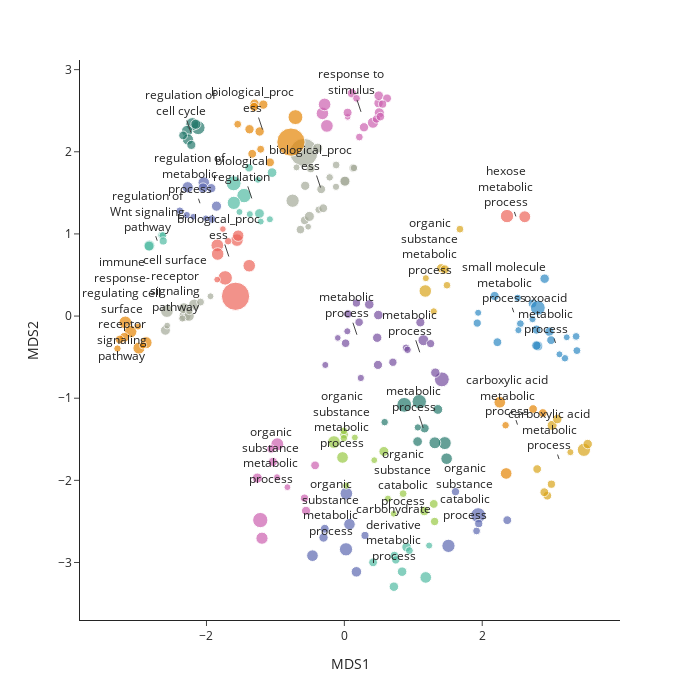

The notebook cell saved with this chart:
### Code cell
#
X_transformed, hue, labels, names, centers, pvalues = enr.prepare_data_for_enrichment_mds(go_datasets[0], godag, termcounts)
enr.plot_enrichment_mds(X_transformed, hue, names, centers, pvalues)
data = enr.create_plotly_data(X_transformed, hue, go_datasets[0], godag)
enr.plot_interactive_enrichment_mds(data, labels, centers, names)

### Figure 1 — Plotly figure (JSON) as saved in the notebook; plotly's stock layout.template omitted (floating-point values rounded to 4 significant figures)
{"data": [{"customdata": [["glucuronate catabolic process", "0", 3.995], ["glucuronate catabolic process to xylulose 5-phosphate", "0", 3.995], ["tyrosine catabolic process", "0", 2.276], ["dicarboxylic acid catabolic process", "0", 2.245], ["N-acetylneuraminate metabolic process", "0", 1.663]], "hovertemplate": "Term=%{customdata[0]}<extra></extra>", "legendgroup": "0", "marker": {"color": "rgb(229, 134, 6)", "size": [3.995, 3.995, 2.276, 2.245, 1.663], "sizemode": "area", "sizeref": 0.05875, "symbol": "circle"}, "mode": "markers", "name": "0", "orientation": "v", "showlegend": true, "type": "scatter", "x": [2.255, 2.347, 2.878, 2.738, 2.339], "xaxis": "x", "y": [-1.05, -1.916, -1.18, -1.132, -1.329], "yaxis": "y"}, {"customdata": [["fructose catabolic process", "2", 3.995], ["amino sugar catabolic process", "2", 3.273], ["nucleotide-sugar biosynthetic process", "2", 4.703], ["UDP-N-acetylglucosamine biosynthetic process", "2", 2.564], ["glycolipid metabolic process", "2", 5.173], ["glycoside catabolic process", "2", 1.917], ["UDP-N-acetylglucosamine metabolic process", "2", 2.316], ["glycosphingolipid metabolic process", "2", 3.959]], "hovertemplate": "Term=%{customdata[0]}<extra></extra>", "legendgroup": "2", "marker": {"color": "rgb(93, 105, 177)", "size": [3.995, 3.273, 4.703, 2.564, 5.173, 1.917, 2.316, 3.959], "sizemode": "area", "sizeref": 0.05875, "symbol": "circle"}, "mode": "markers", "name": "2", "orientation": "v", "showlegend": true, "type": "scatter", "x": [-0.4624, 0.175, 0.02911, -0.3022, 0.02392, 0.2996, -0.2841, 0.07422], "xaxis": "x", "y": [-2.917, -3.114, -2.161, -2.696, -2.84, -2.671, -2.59, -2.534], "yaxis": "y"}, {"customdata": [["fructose catabolic process to hydroxyacetone phosphate and glyceraldehyde-3-phosphate", "21", 3.995], ["glycosylceramide catabolic process", "21", 2.276], ["glycosyl compound catabolic process", "21", 2.276], ["glycosphingolipid catabolic process", "21", 2.681], ["ganglioside catabolic process", "21", 2.074], ["carbohydrate derivative catabolic process", "21", 2.637], ["nucleoside catabolic process", "21", 1.474], ["glycosaminoglycan catabolic process", "21", 2.681], ["aminoglycan catabolic process", "21", 1.849]], "hovertemplate": "Term=%{customdata[0]}<extra></extra>", "legendgroup": "21", "marker": {"color": "rgb(82, 188, 163)", "size": [3.995, 2.276, 2.276, 2.681, 2.074, 2.637, 1.474, 2.681, 1.849], "sizemode": "area", "sizeref": 0.05875, "symbol": "circle"}, "mode": "markers", "name": "21", "orientation": "v", "showlegend": true, "type": "scatter", "x": [1.181, 0.7259, 0.4166, 0.8379, 0.7467, 0.7185, 1.23, 0.9026, 0.9433], "xaxis": "x", "y": [-3.182, -2.917, -2.998, -3.112, -2.968, -3.295, -2.794, -2.812, -2.855], "yaxis": "y"}, {"customdata": [["xylulose 5-phosphate biosynthetic process", "13", 3.995], ["glyceraldehyde-3-phosphate metabolic process", "13", 4.76], ["glycerol-3-phosphate metabolic process", "13", 2.276], ["fructose 1,6-bisphosphate metabolic process", "13", 1.784], ["fructose 6-phosphate metabolic process", "13", 1.663], ["pentose-phosphate shunt", "13", 1.39], ["sphingolipid metabolic process", "13", 2.925], ["glycosaminoglycan metabolic process", "13", 1.559], ["glycerophospholipid metabolic process", "13", 1.369]], "hovertemplate": "Term=%{customdata[0]}<extra></extra>", "legendgroup": "13", "marker": {"color": "rgb(153, 201, 69)", "size": [3.995, 4.76, 2.276, 1.784, 1.663, 1.39, 2.925, 1.559, 1.369], "sizemode": "area", "sizeref": 0.05875, "symbol": "circle"}, "mode": "markers", "name": "13", "orientation": "v", "showlegend": true, "type": "scatter", "x": [-0.02633, -0.1505, -0.004253, -0.007749, -0.007593, 0.1525, 0.5732, 0.02774, 0.4336], "xaxis": "x", "y": [-1.721, -1.534, -1.442, -1.398, -1.487, -1.479, -1.648, -2.064, -1.754], "yaxis": "y"}, {"customdata": [["glycerol metabolic process", "11", 4.947], ["glycerol biosynthetic process", "11", 2.471], ["fructose metabolic process", "11", 3.029], ["hexose metabolic process", "11", 6.865], ["glycoside metabolic process", "11", 2.276], ["pentose metabolic process", "11", 2.074], ["amino sugar biosynthetic process", "11", 2.452], ["gluconeogenesis", "11", 4.378], ["N-acetylglucosamine metabolic process", "11", 2.047], ["glucan biosynthetic process", "11", 1.39], ["glycogen biosynthetic process", "11", 1.39]], "hovertemplate": "Term=%{customdata[0]}<extra></extra>", "legendgroup": "11", "marker": {"color": "rgb(204, 97, 176)", "size": [4.947, 2.471, 3.029, 6.865, 2.276, 2.074, 2.452, 4.378, 2.047, 1.39, 1.39], "sizemode": "area", "sizeref": 0.05875, "symbol": "circle"}, "mode": "markers", "name": "11", "orientation": "v", "showlegend": true, "type": "scatter", "x": [-0.9727, -1.036, -1.263, -1.22, -0.4243, -1.064, -0.5559, -1.195, -0.5784, -0.9769, -0.8259], "xaxis": "x", "y": [-1.561, -1.775, -1.972, -2.484, -1.818, -1.617, -2.371, -2.704, -2.217, -1.961, -2.083], "yaxis": "y"}, {"customdata": [["proteasomal ubiquitin-independent protein catabolic process", "16", 6.474], ["peptide catabolic process", "16", 4.927], ["hydrogen peroxide catabolic process", "16", 2.479], ["phosphate-containing compound metabolic process", "16", 6.11], ["anaphase-promoting complex-dependent catabolic process", "16", 4.155], ["lipoprotein catabolic process", "16", 1.56], ["organophosphate biosynthetic process", "16", 2.831], ["sulfur compound catabolic process", "16", 2.768], ["SCF-dependent proteasomal ubiquitin-dependent protein catabolic process", "16", 3.949], ["NAD biosynthetic process", "16", 1.663]], "hovertemplate": "Term=%{customdata[0]}<extra></extra>", "legendgroup": "16", "marker": {"color": "rgb(36, 121, 108)", "size": [6.474, 4.927, 2.479, 6.11, 4.155, 1.56, 2.831, 2.768, 3.949, 1.663], "sizemode": "area", "sizeref": 0.05875, "symbol": "circle"}, "mode": "markers", "name": "16", "orientation": "v", "showlegend": true, "type": "scatter", "x": [0.8692, 1.457, 1.164, 1.087, 1.313, 1.066, 1.356, 1.062, 1.483, 0.5846], "xaxis": "x", "y": [-1.081, -1.547, -1.367, -1.042, -1.543, -1.355, -1.137, -1.528, -1.736, -1.291], "yaxis": "y"}, {"customdata": [["carnitine biosynthetic process", "10", 2.471], ["amino-acid betaine biosynthetic process", "10", 2.471], ["folic acid-containing compound metabolic process", "10", 4.619], ["galactose metabolic process", "10", 1.784], ["glutathione biosynthetic process", "10", 1.56], ["carnitine metabolic process", "10", 1.474], ["cellular modified amino acid biosynthetic process", "10", 1.729]], "hovertemplate": "Term=%{customdata[0]}<extra></extra>", "legendgroup": "10", "marker": {"color": "rgb(218, 165, 27)", "size": [2.471, 2.471, 4.619, 1.784, 1.56, 1.474, 1.729], "sizemode": "area", "sizeref": 0.05875, "symbol": "circle"}, "mode": "markers", "name": "10", "orientation": "v", "showlegend": true, "type": "scatter", "x": [1.403, 1.458, 1.174, 1.677, 1.297, 1.182, 1.489], "xaxis": "x", "y": [0.5823, 0.5678, 0.3052, 1.058, 0.05674, 0.461, 0.3753], "yaxis": "y"}, {"customdata": [["oxaloacetate metabolic process", "19", 2.471], ["aspartate metabolic process", "19", 2.276], ["dicarboxylic acid metabolic process", "19", 6.488], ["L-phenylalanine metabolic process", "19", 1.784], ["folic acid metabolic process", "19", 2.637], ["dicarboxylic acid biosynthetic process", "19", 1.663], ["sulfur amino acid metabolic process", "19", 2.276], ["tricarboxylic acid metabolic process", "19", 1.474], ["glycine metabolic process", "19", 1.474], ["water-soluble vitamin metabolic process", "19", 2.005], ["pyruvate metabolic process", "19", 1.522]], "hovertemplate": "Term=%{customdata[0]}<extra></extra>", "legendgroup": "19", "marker": {"color": "rgb(47, 138, 196)", "size": [2.471, 2.276, 6.488, 1.784, 2.637, 1.663, 2.276, 1.474, 1.474, 2.005, 1.522], "sizemode": "area", "sizeref": 0.05875, "symbol": "circle"}, "mode": "markers", "name": "19", "orientation": "v", "showlegend": true, "type": "scatter", "x": [2.179, 2.73, 2.807, 2.554, 2.905, 2.514, 2.22, 1.941, 2.525, 1.928, 2.73], "xaxis": "x", "y": [0.2443, 0.1527, 0.1001, -0.0924, 0.4552, 0.2213, -0.318, 0.04022, -0.1715, -0.08524, -0.03731], "yaxis": "y"}, {"customdata": [["pyridine-containing compound metabolic process", "17", 2.471], ["removal of superoxide radicals", "17", 2.681], ["mycotoxin metabolic process", "17", 2.143], ["aflatoxin metabolic process", "17", 2.143], ["organic heteropentacyclic compound metabolic process", "17", 2.143], ["hydrogen peroxide metabolic process", "17", 2.681], ["ethanol oxidation", "17", 1.474], ["angiotensin maturation", "17", 1.474], ["neurotransmitter biosynthetic process", "17", 1.309], ["glutathione metabolic process", "17", 1.984], ["DNA-dependent DNA replication", "17", 2.591], ["retinoid metabolic process", "17", 1.564]], "hovertemplate": "Term=%{customdata[0]}<extra></extra>", "legendgroup": "17", "marker": {"color": "rgb(118, 78, 159)", "size": [2.471, 2.681, 2.143, 2.143, 2.143, 2.681, 1.474, 1.474, 1.309, 1.984, 2.591, 1.564], "sizemode": "area", "sizeref": 0.05875, "symbol": "circle"}, "mode": "markers", "name": "17", "orientation": "v", "showlegend": true, "type": "scatter", "x": [0.4875, 0.3616, 0.05171, 0.01827, 0.2143, 0.4928, 0.04314, -0.2761, -0.09505, 0.1752, 0.4766, 0.239], "xaxis": "x", "y": [-0.5944, 0.1415, 0.02511, -0.3305, -0.07472, 0.01241, -0.185, -0.5953, -0.2659, 0.1587, -0.2638, -0.7537], "yaxis": "y"}, {"customdata": [["neutrophil degranulation", "23", 23.5], ["antigen processing and presentation of exogenous peptide antigen via MHC class I, TAP-dependent", "23", 6.159], ["regulation of hematopoietic stem cell differentiation", "23", 4.761], ["NIK/NF-kappaB signaling", "23", 4.651], ["regulation of hematopoietic progenitor cell differentiation", "23", 4.624], ["regulation of establishment of planar polarity", "23", 4.651], ["regulation of stem cell differentiation", "23", 3.863], ["antigen processing and presentation of endogenous peptide antigen", "23", 1.309], ["regulation of axonogenesis", "23", 1.663], ["positive regulation of stress fiber assembly", "23", 1.304]], "hovertemplate": "Term=%{customdata[0]}<extra></extra>", "legendgroup": "23", "marker": {"color": "rgb(237, 100, 90)", "size": [23.5, 6.159, 4.761, 4.651, 4.624, 4.651, 3.863, 1.309, 1.663, 1.304], "sizemode": "area", "sizeref": 0.05875, "symbol": "circle"}, "mode": "markers", "name": "23", "orientation": "v", "showlegend": true, "type": "scatter", "x": [-1.578, -1.729, -1.843, -1.38, -1.558, -1.838, -1.54, -1.845, -1.686, -1.762], "xaxis": "x", "y": [0.2409, 0.4647, 0.8611, 0.6128, 0.9246, 0.7553, 0.979, 0.444, 0.9113, 1.059], "yaxis": "y"}, {"customdata": [["neutrophil activation involved in immune response", "1", 23.5], ["inclusion body assembly", "1", 2.276], ["pre-replicative complex assembly", "1", 5.173], ["lytic vacuole organization", "1", 3.237], ["Arp2/3 complex-mediated actin nucleation", "1", 2.143], ["membrane raft organization", "1", 2.143], ["phagosome maturation", "1", 2.945], ["lysosome organization", "1", 2.896], ["actin filament depolymerization", "1", 1.56], ["iron ion transport", "1", 2.945], ["vesicle transport along actin filament", "1", 1.793], ["transferrin transport", "1", 2.297], ["lysosome localization", "1", 2.276], ["actin nucleation", "1", 1.663], ["actin filament-based transport", "1", 1.663], ["cellular protein catabolic process", "1", 2.543], ["protein homotetramerization", "1", 1.626], ["protein-DNA complex assembly", "1", 2.276], ["cellular iron ion homeostasis", "1", 1.433], ["cell-cell junction organization", "1", 1.317]], "hovertemplate": "Term=%{customdata[0]}<extra></extra>", "legendgroup": "1", "marker": {"color": "rgb(165, 170, 153)", "size": [23.5, 2.276, 5.173, 3.237, 2.143, 2.143, 2.945, 2.896, 1.56, 2.945, 1.793, 2.297, 2.276, 1.663, 1.663, 2.543, 1.626, 2.276, 1.433, 1.317], "sizemode": "area", "sizeref": 0.05875, "symbol": "circle"}, "mode": "markers", "name": "1", "orientation": "v", "showlegend": true, "type": "scatter", "x": [-0.5873, -0.5741, -0.7505, 0.00868, 0.1283, -0.637, -0.5073, 0.00868, -0.121, -0.3867, -0.1192, -0.3358, -0.4873, 0.1391, -0.2131, -0.5677, -0.373, -0.3061, -0.6938, -0.5251], "xaxis": "x", "y": [1.992, 1.165, 1.404, 1.642, 1.803, 1.052, 1.213, 1.642, 1.574, 2.044, 1.839, 1.544, 1.797, 1.803, 1.688, 1.586, 1.294, 1.313, 1.81, 1.087], "yaxis": "y"}, {"customdata": [["neutrophil mediated immunity", "20", 23.5], ["negative regulation of establishment of protein localization to mitochondrion", "20", 2.276], ["positive regulation of establishment of protein localization to telomere", "20", 2.681], ["regulation of establishment of protein localization to telomere", "20", 2.564], ["regulation of protein localization to Cajal body", "20", 2.564], ["positive regulation of protein localization to Cajal body", "20", 2.564], ["antigen processing and presentation of exogenous peptide antigen via MHC class I", "20", 6.545], ["positive regulation of protein localization to chromosome, telomeric region", "20", 2.452], ["regulation of telomerase RNA localization to Cajal body", "20", 1.866], ["positive regulation of establishment of protein localization", "20", 1.793], ["intracellular pH reduction", "20", 2.353]], "hovertemplate": "Term=%{customdata[0]}<extra></extra>", "legendgroup": "20", "marker": {"color": "rgb(229, 134, 6)", "size": [23.5, 2.276, 2.681, 2.564, 2.564, 2.564, 6.545, 2.452, 1.866, 1.793, 2.353], "sizemode": "area", "sizeref": 0.05875, "symbol": "circle"}, "mode": "markers", "name": "20", "orientation": "v", "showlegend": true, "type": "scatter", "x": [-0.7746, -1.336, -1.302, -1.176, -1.229, -1.376, -0.7092, -1.309, -1.214, -1.547, -1.079], "xaxis": "x", "y": [2.118, 1.976, 2.584, 2.574, 2.247, 2.274, 2.422, 2.546, 2.031, 2.335, 1.871], "yaxis": "y"}, {"customdata": [["N-acetylneuraminate catabolic process", "9", 2.276], ["organonitrogen compound catabolic process", "9", 6.712], ["carbohydrate catabolic process", "9", 5.173], ["nucleotide catabolic process", "9", 2.047], ["protein catabolic process", "9", 1.802], ["proteasomal protein catabolic process", "9", 1.974]], "hovertemplate": "Term=%{customdata[0]}<extra></extra>", "legendgroup": "9", "marker": {"color": "rgb(93, 105, 177)", "size": [2.276, 6.712, 5.173, 2.047, 1.802, 1.974], "sizemode": "area", "sizeref": 0.05875, "symbol": "circle"}, "mode": "markers", "name": "9", "orientation": "v", "showlegend": true, "type": "scatter", "x": [2.363, 1.942, 1.51, 1.612, 1.918, 1.949], "xaxis": "x", "y": [-2.485, -2.425, -2.797, -2.138, -2.616, -2.526], "yaxis": "y"}, {"customdata": [["regulation of cellular amino acid metabolic process", "22", 6.626], ["regulation of cellular amine metabolic process", "22", 6.138], ["regulation of cellular ketone metabolic process", "22", 5.173], ["positive regulation of telomerase RNA localization to Cajal body", "22", 2.143], ["phagosome acidification", "22", 2.754], ["regulation of plasminogen activation", "22", 1.474], ["regulation of angiotensin levels in blood", "22", 1.474], ["regulation of proteolysis involved in cellular protein catabolic process", "22", 1.433], ["regulation of cholesterol transport", "22", 1.433], ["protein stabilization", "22", 2.823], ["regulation of mitochondrial membrane potential", "22", 1.41]], "hovertemplate": "Term=%{customdata[0]}<extra></extra>", "legendgroup": "22", "marker": {"color": "rgb(82, 188, 163)", "size": [6.626, 6.138, 5.173, 2.143, 2.754, 1.474, 1.474, 1.433, 1.433, 2.823, 1.41], "sizemode": "area", "sizeref": 0.05875, "symbol": "circle"}, "mode": "markers", "name": "22", "orientation": "v", "showlegend": true, "type": "scatter", "x": [-1.606, -1.455, -1.603, -1.382, -1.048, -1.371, -1.08, -1.522, -1.253, -1.231, -1.213], "xaxis": "x", "y": [1.616, 1.467, 1.378, 1.805, 1.746, 1.241, 1.178, 1.268, 1.658, 1.248, 1.15], "yaxis": "y"}, {"customdata": [["membrane lipid catabolic process", "24", 2.681], ["oligosaccharide catabolic process", "24", 1.784], ["ceramide catabolic process", "24", 2.047], ["phospholipid catabolic process", "24", 2.276], ["keratan sulfate catabolic process", "24", 1.474], ["chondroitin sulfate catabolic process", "24", 1.39]], "hovertemplate": "Term=%{customdata[0]}<extra></extra>", "legendgroup": "24", "marker": {"color": "rgb(153, 201, 69)", "size": [2.681, 1.784, 2.047, 2.276, 1.474, 1.39], "sizemode": "area", "sizeref": 0.05875, "symbol": "circle"}, "mode": "markers", "name": "24", "orientation": "v", "showlegend": true, "type": "scatter", "x": [1.159, 0.8526, 1.309, 1.297, 0.6322, 0.7153], "xaxis": "x", "y": [-2.373, -2.162, -2.501, -2.287, -2.223, -2.406], "yaxis": "y"}, {"customdata": [["cellular response to superoxide", "7", 2.564], ["regulation of transcription from RNA polymerase II promoter in response to hypoxia", "7", 4.624], ["regulation of transcription from RNA polymerase II promoter in response to stress", "7", 4.687], ["cellular response to lectin", "7", 4.761], ["cellular response to hypoxia", "7", 3.629], ["response to chemokine", "7", 1.309], ["response to unfolded protein", "7", 2.359], ["cellular response to amino acid starvation", "7", 2.607], ["response to amino acid starvation", "7", 2.57], ["cellular response to insulin stimulus", "7", 3.062], ["cellular response to oxidative stress", "7", 2.681], ["cellular response to interleukin-12", "7", 1.779], ["cellular response to chemical stress", "7", 2.331], ["response to insulin", "7", 1.779], ["cellular response to interleukin-1", "7", 2.047], ["cellular response to tumor necrosis factor", "7", 2.155], ["cellular response to starvation", "7", 1.993]], "hovertemplate": "Term=%{customdata[0]}<extra></extra>", "legendgroup": "7", "marker": {"color": "rgb(204, 97, 176)", "size": [2.564, 4.624, 4.687, 4.761, 3.629, 1.309, 2.359, 2.607, 2.57, 3.062, 2.681, 1.779, 2.331, 1.779, 2.047, 2.155, 1.993], "sizemode": "area", "sizeref": 0.05875, "symbol": "circle"}, "mode": "markers", "name": "7", "orientation": "v", "showlegend": true, "type": "scatter", "x": [0.285, -0.3181, -0.2864, -0.2532, 0.415, 0.04828, 0.04714, 0.4961, 0.1102, 0.5068, 0.4984, 0.2179, 0.6196, 0.1768, 0.4659, 0.5225, 0.5554], "xaxis": "x", "y": [2.298, 2.467, 2.577, 2.315, 2.353, 2.425, 2.476, 2.592, 2.713, 2.474, 2.683, 2.179, 2.65, 2.65, 2.399, 2.428, 2.58], "yaxis": "y"}, {"customdata": [["negative regulation of cell cycle G2/M phase transition", "14", 5.615], ["negative regulation of G2/M transition of mitotic cell cycle", "14", 5.038], ["negative regulation of mitotic cell cycle phase transition", "14", 3.82], ["regulation of cell cycle phase transition", "14", 3.696], ["regulation of G2/M transition of mitotic cell cycle", "14", 3.046], ["regulation of mitotic cell cycle", "14", 2.452], ["regulation of mitotic cell cycle phase transition", "14", 2.276]], "hovertemplate": "Term=%{customdata[0]}<extra></extra>", "legendgroup": "14", "marker": {"color": "rgb(36, 121, 108)", "size": [5.615, 5.038, 3.82, 3.696, 3.046, 2.452, 2.276], "sizemode": "area", "sizeref": 0.05875, "symbol": "circle"}, "mode": "markers", "name": "14", "orientation": "v", "showlegend": true, "type": "scatter", "x": [-2.12, -2.205, -2.281, -2.269, -2.154, -2.219, -2.339], "xaxis": "x", "y": [2.293, 2.337, 2.253, 2.15, 2.335, 2.084, 2.199], "yaxis": "y"}, {"customdata": [["aromatic amino acid family catabolic process", "12", 2.928], ["aspartate family amino acid catabolic process", "12", 2.637], ["cellular amino acid catabolic process", "12", 5.173], ["alpha-amino acid catabolic process", "12", 2.635], ["canonical glycolysis", "12", 2.276], ["glucose catabolic process to pyruvate", "12", 2.276], ["glycolytic process through glucose-6-phosphate", "12", 2.222], ["carboxylic acid catabolic process", "12", 1.474], ["glycolytic process", "12", 1.971]], "hovertemplate": "Term=%{customdata[0]}<extra></extra>", "legendgroup": "12", "marker": {"color": "rgb(218, 165, 27)", "size": [2.928, 2.637, 5.173, 2.635, 2.276, 2.276, 2.222, 1.474, 1.971], "sizemode": "area", "sizeref": 0.05875, "symbol": "circle"}, "mode": "markers", "name": "12", "orientation": "v", "showlegend": true, "type": "scatter", "x": [3.014, 3.089, 3.475, 3.53, 2.944, 2.901, 2.797, 3.279, 3.004], "xaxis": "x", "y": [-1.33, -1.254, -1.628, -1.558, -2.187, -2.144, -1.863, -1.657, -2.047], "yaxis": "y"}, {"customdata": [["tyrosine metabolic process", "8", 2.452], ["alpha-amino acid biosynthetic process", "8", 1.784], ["aspartate family amino acid metabolic process", "8", 2.637], ["tRNA aminoacylation", "8", 2.896], ["tRNA aminoacylation for protein translation", "8", 2.629], ["carboxylic acid biosynthetic process", "8", 1.39], ["glutamine family amino acid metabolic process", "8", 2.276], ["oxoacid metabolic process", "8", 1.659], ["alpha-amino acid metabolic process", "8", 1.849], ["monocarboxylic acid metabolic process", "8", 1.431]], "hovertemplate": "Term=%{customdata[0]}<extra></extra>", "legendgroup": "8", "marker": {"color": "rgb(47, 138, 196)", "size": [2.452, 1.784, 2.637, 2.896, 2.629, 1.39, 2.276, 1.659, 1.849, 1.431], "sizemode": "area", "sizeref": 0.05875, "symbol": "circle"}, "mode": "markers", "name": "8", "orientation": "v", "showlegend": true, "type": "scatter", "x": [2.787, 3.362, 2.974, 2.808, 2.787, 3.226, 2.999, 3.2, 3.373, 3.121], "xaxis": "x", "y": [-0.165, -0.2478, -0.1898, -0.3647, -0.3587, -0.2581, -0.2931, -0.5138, -0.4204, -0.4656], "yaxis": "y"}, {"customdata": [["nonribosomal peptide biosynthetic process", "4", 2.452], ["proteolysis", "4", 6.527], ["peptide metabolic process", "4", 3.533], ["proteolysis involved in cellular protein catabolic process", "4", 2.607], ["sulfur compound biosynthetic process", "4", 2.047], ["cellular amide metabolic process", "4", 2.0], ["protein deubiquitination", "4", 1.779], ["protein modification by small protein removal", "4", 1.659]], "hovertemplate": "Term=%{customdata[0]}<extra></extra>", "legendgroup": "4", "marker": {"color": "rgb(118, 78, 159)", "size": [2.452, 6.527, 3.533, 2.607, 2.047, 2.0, 1.779, 1.659], "sizemode": "area", "sizeref": 0.05875, "symbol": "circle"}, "mode": "markers", "name": "4", "orientation": "v", "showlegend": true, "type": "scatter", "x": [1.103, 1.414, 1.147, 1.32, 0.7041, 1.251, 0.8955, 0.9168], "xaxis": "x", "y": [-0.07703, -0.7707, -0.2941, -0.6891, -0.5621, -0.3353, -0.3872, -0.4108], "yaxis": "y"}, {"customdata": [["glucose metabolic process", "18", 5.21], ["hexose biosynthetic process", "18", 4.155]], "hovertemplate": "Term=%{customdata[0]}<extra></extra>", "legendgroup": "18", "marker": {"color": "rgb(237, 100, 90)", "size": [5.21, 4.155], "sizemode": "area", "sizeref": 0.05875, "symbol": "circle"}, "mode": "markers", "name": "18", "orientation": "v", "showlegend": true, "type": "scatter", "x": [2.36, 2.617], "xaxis": "x", "y": [1.217, 1.209], "yaxis": "y"}, {"customdata": [["Wnt signaling pathway, planar cell polarity pathway", "15", 4.761], ["ephrin receptor signaling pathway", "15", 4.249], ["interleukin-1-mediated signaling pathway", "15", 3.729], ["semaphorin-plexin signaling pathway involved in neuron projection guidance", "15", 1.39], ["tumor necrosis factor-mediated signaling pathway", "15", 3.533], ["non-canonical Wnt signaling pathway", "15", 3.237], ["interleukin-12-mediated signaling pathway", "15", 1.849], ["vascular endothelial growth factor receptor signaling pathway", "15", 1.718], ["transmembrane receptor protein tyrosine kinase signaling pathway", "15", 2.926], ["insulin receptor signaling pathway", "15", 1.544], ["cytokine-mediated signaling pathway", "15", 1.348]], "hovertemplate": "Term=%{customdata[0]}<extra></extra>", "legendgroup": "15", "marker": {"color": "rgb(165, 170, 153)", "size": [4.761, 4.249, 3.729, 1.39, 3.533, 3.237, 1.849, 1.718, 2.926, 1.544, 1.348], "sizemode": "area", "sizeref": 0.05875, "symbol": "circle"}, "mode": "markers", "name": "15", "orientation": "v", "showlegend": true, "type": "scatter", "x": [-2.574, -2.31, -2.177, -1.942, -2.327, -2.253, -2.086, -2.248, -2.596, -2.351, -2.57], "xaxis": "x", "y": [0.06097, 0.006414, 0.1388, 0.241, 0.09565, 6.712e-06, 0.1705, 0.06329, -0.1732, -0.02901, -0.1159], "yaxis": "y"}, {"customdata": [["stimulatory C-type lectin receptor signaling pathway", "6", 4.761], ["innate immune response activating cell surface receptor signaling pathway", "6", 4.651], ["Fc-epsilon receptor signaling pathway", "6", 4.32], ["Fc receptor signaling pathway", "6", 4.284], ["T cell receptor signaling pathway", "6", 2.831], ["antigen receptor-mediated signaling pathway", "6", 2.297], ["Fc-gamma receptor signaling pathway involved in phagocytosis", "6", 1.599], ["Fc-gamma receptor signaling pathway", "6", 1.566], ["Fc receptor mediated stimulatory signaling pathway", "6", 1.514]], "hovertemplate": "Term=%{customdata[0]}<extra></extra>", "legendgroup": "6", "marker": {"color": "rgb(229, 134, 6)", "size": [4.761, 4.651, 4.32, 4.284, 2.831, 2.297, 1.599, 1.566, 1.514], "sizemode": "area", "sizeref": 0.05875, "symbol": "circle"}, "mode": "markers", "name": "6", "orientation": "v", "showlegend": true, "type": "scatter", "x": [-3.177, -3.1, -2.877, -2.98, -3.192, -3.258, -3.291, -2.92, -2.994], "xaxis": "x", "y": [-0.07692, -0.1888, -0.324, -0.39, -0.2595, -0.2861, -0.3959, -0.3563, -0.1273], "yaxis": "y"}, {"customdata": [["regulation of mRNA catabolic process", "5", 3.939], ["positive regulation of nitric oxide metabolic process", "5", 2.025], ["regulation of mRNA stability", "5", 3.725], ["regulation of primary metabolic process", "5", 3.046], ["positive regulation of telomere maintenance via telomerase", "5", 1.754], ["positive regulation of telomere maintenance via telomere lengthening", "5", 1.61], ["regulation of macroautophagy", "5", 2.546], ["positive regulation of nitric oxide biosynthetic process", "5", 1.331], ["regulation of autophagy", "5", 3.054], ["positive regulation of DNA biosynthetic process", "5", 1.346]], "hovertemplate": "Term=%{customdata[0]}<extra></extra>", "legendgroup": "5", "marker": {"color": "rgb(93, 105, 177)", "size": [3.939, 2.025, 3.725, 3.046, 1.754, 1.61, 2.546, 1.331, 3.054, 1.346], "sizemode": "area", "sizeref": 0.05875, "symbol": "circle"}, "mode": "markers", "name": "5", "orientation": "v", "showlegend": true, "type": "scatter", "x": [-2.039, -1.924, -2.272, -1.855, -2.386, -2.286, -1.93, -2.009, -2.049, -2.192], "xaxis": "x", "y": [1.625, 1.181, 1.568, 1.338, 1.282, 1.229, 1.557, 1.19, 1.559, 1.208], "yaxis": "y"}, {"customdata": [["positive regulation of canonical Wnt signaling pathway", "3", 3.66], ["positive regulation of Wnt signaling pathway", "3", 2.945], ["negative regulation of canonical Wnt signaling pathway", "3", 1.849], ["negative regulation of Wnt signaling pathway", "3", 1.798], ["regulation of canonical Wnt signaling pathway", "3", 1.975]], "hovertemplate": "Term=%{customdata[0]}<extra></extra>", "legendgroup": "3", "marker": {"color": "rgb(82, 188, 163)", "size": [3.66, 2.945, 1.849, 1.798, 1.975], "sizemode": "area", "sizeref": 0.05875, "symbol": "circle"}, "mode": "markers", "name": "3", "orientation": "v", "showlegend": true, "type": "scatter", "x": [-2.829, -2.833, -2.651, -2.632, -2.628], "xaxis": "x", "y": [0.858, 0.8522, 0.9838, 0.9802, 0.914], "yaxis": "y"}], "layout": {"annotations": [{"arrowhead": 0, "showarrow": true, "text": "carboxylic acid<br>metabolic<br>process", "x": 2.511, "y": -1.321}, {"arrowhead": 0, "showarrow": true, "text": "biological_proc<br>ess", "x": -0.345, "y": 1.565}, {"arrowhead": 0, "showarrow": true, "text": "organic<br>substance<br>metabolic<br>process", "x": -0.05586, "y": -2.69}, {"arrowhead": 0, "showarrow": true, "text": "regulation of<br>Wnt signaling<br>pathway", "x": -2.714, "y": 0.9176}, {"arrowhead": 0, "showarrow": true, "text": "metabolic<br>process", "x": 1.094, "y": -0.4408}, {"arrowhead": 0, "showarrow": true, "text": "regulation of<br>metabolic<br>process", "x": -2.094, "y": 1.374}, {"arrowhead": 0, "showarrow": true, "text": "immune<br>response-<br>regulating cell<br>surface<br>receptor<br>signaling<br>pathway", "x": -3.088, "y": -0.2672}, {"arrowhead": 0, "showarrow": true, "text": "response to<br>stimulus", "x": 0.2416, "y": 2.486}, {"arrowhead": 0, "showarrow": true, "text": "oxoacid<br>metabolic<br>process", "x": 3.064, "y": -0.3277}, {"arrowhead": 0, "showarrow": true, "text": "organic<br>substance<br>catabolic<br>process", "x": 1.883, "y": -2.498}, {"arrowhead": 0, "showarrow": true, "text": "organic<br>substance<br>metabolic<br>process", "x": 1.383, "y": 0.4866}, {"arrowhead": 0, "showarrow": true, "text": "organic<br>substance<br>metabolic<br>process", "x": -0.9192, "y": -2.051}, {"arrowhead": 0, "showarrow": true, "text": "carboxylic acid<br>metabolic<br>process", "x": 3.115, "y": -1.741}, {"arrowhead": 0, "showarrow": true, "text": "organic<br>substance<br>metabolic<br>process", "x": 0.1101, "y": -1.614}, {"arrowhead": 0, "showarrow": true, "text": "regulation of<br>cell cycle", "x": -2.227, "y": 2.236}, {"arrowhead": 0, "showarrow": true, "text": "cell surface<br>receptor<br>signaling<br>pathway", "x": -2.312, "y": 0.04168}, {"arrowhead": 0, "showarrow": true, "text": "metabolic<br>process", "x": 1.144, "y": -1.363}, {"arrowhead": 0, "showarrow": true, "text": "metabolic<br>process", "x": 0.1824, "y": -0.2271}, {"arrowhead": 0, "showarrow": true, "text": "hexose<br>metabolic<br>process", "x": 2.488, "y": 1.213}, {"arrowhead": 0, "showarrow": true, "text": "small molecule<br>metabolic<br>process", "x": 2.458, "y": 0.0463}, {"arrowhead": 0, "showarrow": true, "text": "biological_proc<br>ess", "x": -1.186, "y": 2.271}, {"arrowhead": 0, "showarrow": true, "text": "carbohydrate<br>derivative<br>metabolic<br>process", "x": 0.8558, "y": -2.993}, {"arrowhead": 0, "showarrow": true, "text": "biological<br>regulation", "x": -1.342, "y": 1.432}, {"arrowhead": 0, "showarrow": true, "text": "biological_proc<br>ess", "x": -1.676, "y": 0.7253}, {"arrowhead": 0, "showarrow": true, "text": "organic<br>substance<br>catabolic<br>process", "x": 0.9943, "y": -2.325}], "height": 700, "legend": {"itemsizing": "constant", "title": {"text": "hue"}, "tracegroupgap": 0}, "margin": {"t": 60}, "showlegend": false, "width": 700, "xaxis": {"anchor": "y", "domain": [0, 1], "title": {"text": "MDS1"}}, "yaxis": {"anchor": "x", "domain": [0, 1], "title": {"text": "MDS2"}}}}
